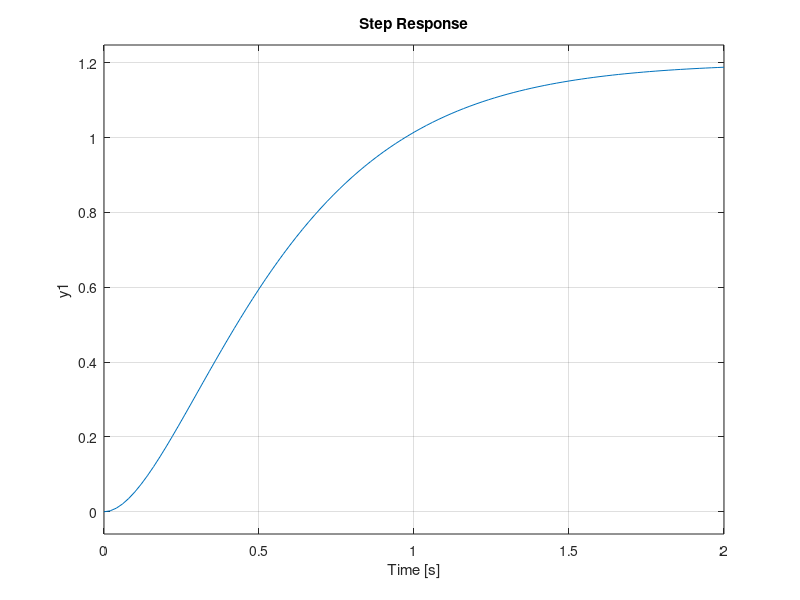

Write MATLAB code to recreate this figure.
R2 = 4000;
R1= 6000;
R3 = 10000;
C = 0.000030;

s = tf('s');
gp = 1.2/((0.09*s^2) + (0.6*s) + 1);
gc = (R2/(R1+R2))*(1+(1/(R3*C*s)));
step(gp)

gpiz = c2d(gc,(0.1),"tustin")   